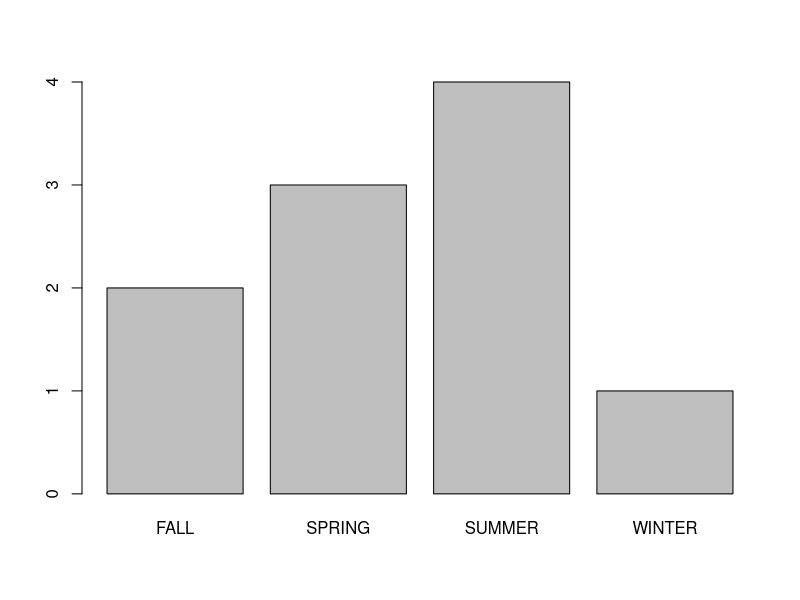
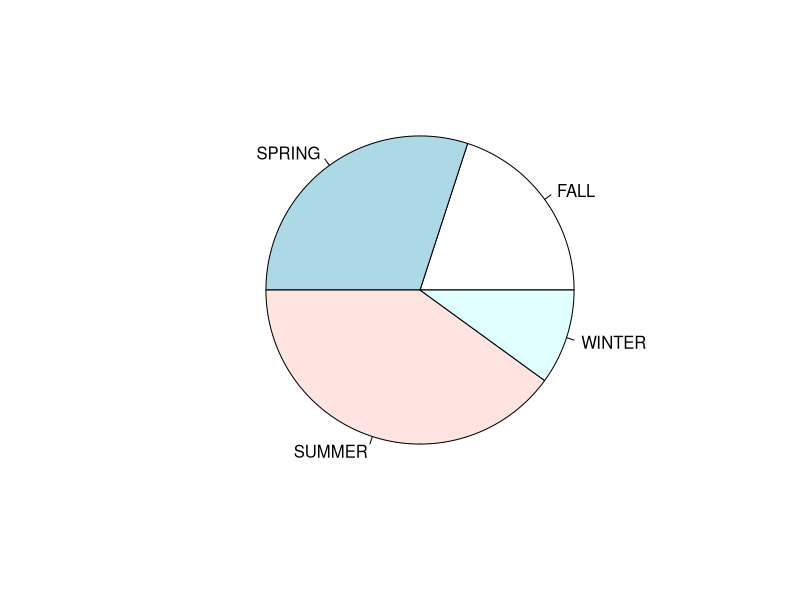

Generate these figures, in order, with R:
favorite <- c('WINTER', 'SUMMER', 'SPRING', 'SUMMER', 'SUMMER','FALL', 'FALL', 'SUMMER', 'SPRING', 'SPRING')
table(favorite)# 도수분포표
table(favorite)/length(favorite)

ds<-table(favorite)
barplot(ds)
pie(ds)

#단일 변수의 연속형 자료형
weight=c(60,62,64,65,68,69)
weight.heavy<-c(weight,120)
weight.heavy

#산술평균
mean(weight)
mean(weight.heavy)

#중위수 중앙값
median(weight)
median(weight.heavy)
